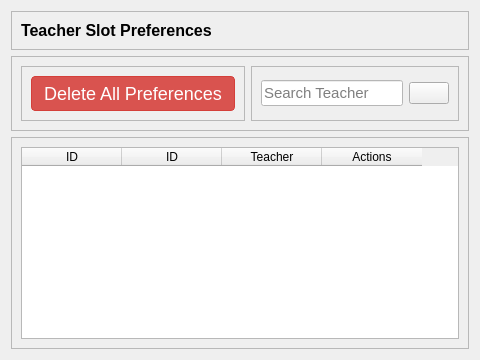
            <widget class="QWidget" name="slot_preferences_page">
             <layout class="QVBoxLayout" name="verticalLayout_16">
              <item alignment="Qt::AlignTop">
               <widget class="QFrame" name="frame_38">
                <property name="frameShape">
                 <enum>QFrame::StyledPanel</enum>
                </property>
                <property name="frameShadow">
                 <enum>QFrame::Raised</enum>
                </property>
                <layout class="QHBoxLayout" name="horizontalLayout_37">
                 <item alignment="Qt::AlignTop">
                  <widget class="QLabel" name="label_9">
                   <property name="font">
                    <font>
                     <family>Arial</family>
                     <pointsize>12</pointsize>
                     <weight>75</weight>
                     <bold>true</bold>
                    </font>
                   </property>
                   <property name="text">
                    <string>Teacher Slot Preferences</string>
                   </property>
                  </widget>
                 </item>
                </layout>
               </widget>
              </item>
              <item alignment="Qt::AlignTop">
               <widget class="QFrame" name="frame_39">
                <property name="frameShape">
                 <enum>QFrame::StyledPanel</enum>
                </property>
                <property name="frameShadow">
                 <enum>QFrame::Raised</enum>
                </property>
                <layout class="QHBoxLayout" name="horizontalLayout_38">
                 <item>
                  <widget class="QFrame" name="frame_41">
                   <property name="frameShape">
                    <enum>QFrame::StyledPanel</enum>
                   </property>
                   <property name="frameShadow">
                    <enum>QFrame::Raised</enum>
                   </property>
                   <layout class="QHBoxLayout" name="horizontalLayout_39">
                    <item alignment="Qt::AlignLeft">
                     <widget class="QPushButton" name="delete_all_slot_preferences">
                      <property name="font">
                       <font>
                        <pointsize>-1</pointsize>
                        <weight>50</weight>
                        <bold>false</bold>
                       </font>
                      </property>
                      <property name="styleSheet">
                       <string notr="true">QPushButton
{
 display: inline-block;
  padding: 6px 12px;
  margin-bottom: 0;
  font-size: 18px;
  font-weight: normal;
  line-height: 1.42857143;
  text-align: center;
  white-space: nowrap;
  vertical-align: middle;
  -ms-touch-action: manipulation;
      touch-action: manipulation;
  cursor: pointer;
  -webkit-user-select: none;
     -moz-user-select: none;
      -ms-user-select: none;
          user-select: none;
  background-image: none;
  border: 1px solid transparent;
  border-radius: 4px;
color: #fff; 
background-color: #5cb85c;
  border-color: #4cae4c;
}
QPushButton
{
color: #fff;
  background-color: #d9534f;
  border-color: #d43f3a;

}


:hover
{
 color: #fff;
  background-color: #c9302c;
  border-color: #ac2925;
}</string>
                      </property>
                      <property name="text">
                       <string>Delete All Preferences</string>
                      </property>
                      <property name="icon">
                       <iconset resource="icons.qrc">
                        <normaloff>:/icons/icons/delete_icon_red.png</normaloff>:/icons/icons/delete_icon_red.png</iconset>
                      </property>
                      <property name="iconSize">
                       <size>
                        <width>24</width>
                        <height>24</height>
                       </size>
                      </property>
                     </widget>
                    </item>
                   </layout>
                  </widget>
                 </item>
                 <item alignment="Qt::AlignRight">
                  <widget class="QFrame" name="frame_42">
                   <property name="frameShape">
                    <enum>QFrame::StyledPanel</enum>
                   </property>
                   <property name="frameShadow">
                    <enum>QFrame::Raised</enum>
                   </property>
                   <layout class="QHBoxLayout" name="horizontalLayout_40">
                    <item alignment="Qt::AlignLeft">
                     <widget class="QLineEdit" name="slot_preferences_search_text">
                      <property name="font">
                       <font>
                        <family>Arial</family>
                        <pointsize>11</pointsize>
                       </font>
                      </property>
                      <property name="styleSheet">
                       <string notr="true">border-bottom: 1px solid;
background-color: white; </string>
                      </property>
                      <property name="placeholderText">
                       <string>Search Teacher</string>
                      </property>
                     </widget>
                    </item>
                    <item alignment="Qt::AlignLeft">
                     <widget class="QPushButton" name="slot_preferences_search_button">
                      <property name="text">
                       <string/>
                      </property>
                      <property name="icon">
                       <iconset resource="icons.qrc">
                        <normaloff>:/icons/icons/icons8-search-50.png</normaloff>:/icons/icons/icons8-search-50.png</iconset>
                      </property>
                      <property name="iconSize">
                       <size>
                        <width>24</width>
                        <height>24</height>
                       </size>
                      </property>
                     </widget>
                    </item>
                   </layout>
                  </widget>
                 </item>
                </layout>
               </widget>
              </item>
              <item>
               <widget class="QFrame" name="frame_40">
                <property name="frameShape">
                 <enum>QFrame::StyledPanel</enum>
                </property>
                <property name="frameShadow">
                 <enum>QFrame::Raised</enum>
                </property>
                <layout class="QHBoxLayout" name="horizontalLayout_41">
                 <item>
                  <widget class="QTableWidget" name="slot_preferences_table">
                   <property name="styleSheet">
                    <string notr="true">QTableWidget
{
font-size: 20px;
}</string>
                   </property>
                   <property name="editTriggers">
                    <set>QAbstractItemView::NoEditTriggers</set>
                   </property>
                   <property name="alternatingRowColors">
                    <bool>true</bool>
                   </property>
                   <property name="sortingEnabled">
                    <bool>true</bool>
                   </property>
                   <attribute name="verticalHeaderVisible">
                    <bool>false</bool>
                   </attribute>
                   <column>
                    <property name="text">
                     <string>ID</string>
                    </property>
                   </column>
                   <column>
                    <property name="text">
                     <string>ID</string>
                    </property>
                   </column>
                   <column>
                    <property name="text">
                     <string>Teacher</string>
                    </property>
                   </column>
                   <column>
                    <property name="text">
                     <string>Actions</string>
                    </property>
                   </column>
                  </widget>
                 </item>
                </layout>
               </widget>
              </item>
             </layout>
            </widget>
